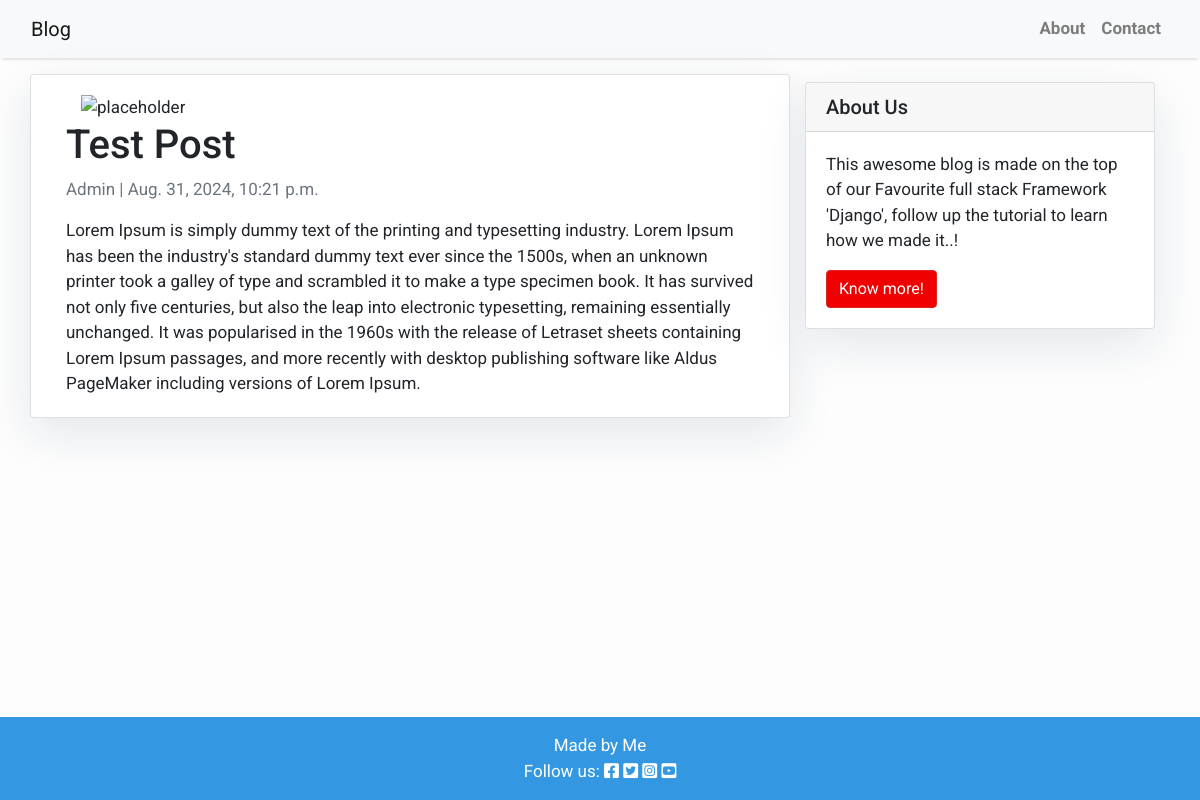
The app's page /Test-Post/ with its own data.
### blog/models.py (models this page shows, shortened)
class Post(models.Model):
    title = models.CharField(max_length=200, unique=True)
    slug = models.SlugField(max_length=200, unique=True)
    author = models.ForeignKey(User, on_delete= models.CASCADE,related_name='blog_posts')
    updated_on = models.DateTimeField(auto_now= True)
    content = models.TextField()
    created_on = models.DateTimeField(auto_now_add=True)
    status = models.IntegerField(choices=STATUS, default=0)
    class Meta:
        ordering = ['-created_on']

### blog/views.py (the view)
# urls.py: path('<slug:slug>/', views.PostDetail.as_view(), name='post_detail'),
class PostDetail(generic.DetailView):
    model = Post
    template_name = 'blog/post_detail.html'

### blog/templates/blog/post_detail.html
{% extends 'base.html' %} {% block content %}
{% load static %}
<div class="container">
  <div class="row">
    <div class="col-md-8 card mb-4  mt-3 left  top">
      <div class="card-body">
        <div class="d-none d-md-block col-md-6 masthead-image">
          <img src="{% static 'images/default.jpg' %}" class="scale" alt="placeholder">
      </div>
        <h1>{% block title %} {{ object.title }} {% endblock title %}</h1>
        <p class=" text-muted">{{ post.author }} | {{ post.created_on }}</p>
        <p class="card-text ">{{ object.content | safe }}</p>
      </div>
    </div>
    {% block sidebar %} {% include 'sidebar.html' %} {% endblock sidebar %}
  </div>
</div>
{% endblock content %}

### static/css/style.css (style rules this page uses)
body { font-family: "Roboto", sans-serif; font-size: 17px; background-color: #fdfdfd; }
.card { box-shadow: 0 16px 48px #E3E7EB; }

### records on screen
Post: title "Test Post", author "Admin", created_on "Aug. 31, 2024, 10:21 p.m.", content "Lorem Ipsum is simply dummy text of the printing and typesetting industry. Lorem Ipsum has been the industry's standard dummy text ever since the 1500s, when an unknown printer took a galley of type and scrambled it to make a type specimen book. It has survived not only five centuries, but also the leap into electronic typesetting, remaining essentially unchanged. It was popularised in the 1960s with the release of Letraset sheets containing Lorem Ipsum passages, and more recently with desktop publishing software like Aldus PageMaker including versions of Lorem Ipsum."
